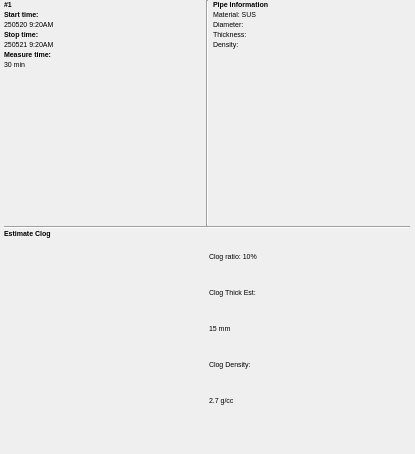
<?xml version="1.0" encoding="UTF-8"?>
<ui version="4.0">
 <class>EventDetailScreen</class>
 <widget class="QWidget" name="EventDetailScreen">
  <property name="geometry">
   <rect>
    <x>0</x>
    <y>0</y>
    <width>415</width>
    <height>454</height>
   </rect>
  </property>
  <property name="windowTitle">
   <string>Home Page</string>
  </property>
  <layout class="QVBoxLayout" name="mainLayout">
   <property name="spacing">
    <number>0</number>
   </property>
   <property name="leftMargin">
    <number>4</number>
   </property>
   <property name="topMargin">
    <number>0</number>
   </property>
   <property name="rightMargin">
    <number>5</number>
   </property>
   <property name="bottomMargin">
    <number>0</number>
   </property>
   <item>
    <layout class="QVBoxLayout" name="topSectionContainerWrapperLayout">
     <item>
      <layout class="QHBoxLayout" name="topSectionContainerLayout">
       <item>
        <layout class="QVBoxLayout" name="stateInfoLayout">
         <property name="spacing">
          <number>1</number>
         </property>
         <property name="sizeConstraint">
          <enum>QLayout::SetMinimumSize</enum>
         </property>
         <item>
          <widget class="QLabel" name="idLabel">
           <property name="font">
            <font>
             <pointsize>5</pointsize>
             <weight>75</weight>
             <bold>true</bold>
            </font>
           </property>
           <property name="text">
            <string>#1</string>
           </property>
          </widget>
         </item>
         <item>
          <widget class="QLabel" name="startTimeLabel">
           <property name="font">
            <font>
             <pointsize>5</pointsize>
             <weight>75</weight>
             <bold>true</bold>
            </font>
           </property>
           <property name="text">
            <string>Start time:</string>
           </property>
          </widget>
         </item>
         <item>
          <widget class="QLabel" name="startTimeValueLabel">
           <property name="font">
            <font>
             <pointsize>5</pointsize>
            </font>
           </property>
           <property name="text">
            <string>250520 9:20AM</string>
           </property>
          </widget>
         </item>
         <item>
          <widget class="QLabel" name="stopTimeLabel">
           <property name="font">
            <font>
             <pointsize>5</pointsize>
             <weight>75</weight>
             <bold>true</bold>
            </font>
           </property>
           <property name="text">
            <string>Stop time:</string>
           </property>
          </widget>
         </item>
         <item>
          <widget class="QLabel" name="stopTimeValueLabel">
           <property name="font">
            <font>
             <pointsize>5</pointsize>
            </font>
           </property>
           <property name="text">
            <string>250521 9:20AM</string>
           </property>
          </widget>
         </item>
         <item>
          <widget class="QLabel" name="measureTimeLabel">
           <property name="font">
            <font>
             <pointsize>5</pointsize>
             <weight>75</weight>
             <bold>true</bold>
            </font>
           </property>
           <property name="text">
            <string>Measure time:</string>
           </property>
          </widget>
         </item>
         <item>
          <widget class="QLabel" name="measureTimeValueLabel">
           <property name="font">
            <font>
             <pointsize>5</pointsize>
            </font>
           </property>
           <property name="text">
            <string>30 min</string>
           </property>
          </widget>
         </item>
         <item>
          <spacer name="verticalSpacer_1">
           <property name="orientation">
            <enum>Qt::Vertical</enum>
           </property>
           <property name="sizeHint" stdset="0">
            <size>
             <width>20</width>
             <height>40</height>
            </size>
           </property>
          </spacer>
         </item>
        </layout>
       </item>
       <item>
        <widget class="Line" name="verticalLine">
         <property name="orientation">
          <enum>Qt::Vertical</enum>
         </property>
        </widget>
       </item>
       <item>
        <layout class="QVBoxLayout" name="pipeInfoLayout">
         <property name="spacing">
          <number>1</number>
         </property>
         <property name="sizeConstraint">
          <enum>QLayout::SetMinimumSize</enum>
         </property>
         <property name="leftMargin">
          <number>4</number>
         </property>
         <item>
          <widget class="QLabel" name="pipeInfoLabel">
           <property name="font">
            <font>
             <pointsize>5</pointsize>
             <weight>75</weight>
             <bold>true</bold>
            </font>
           </property>
           <property name="text">
            <string>Pipe Information</string>
           </property>
          </widget>
         </item>
         <item>
          <widget class="QLabel" name="materialLabel">
           <property name="font">
            <font>
             <pointsize>5</pointsize>
            </font>
           </property>
           <property name="text">
            <string>Material: SUS</string>
           </property>
          </widget>
         </item>
         <item>
          <widget class="QLabel" name="diameterLabel">
           <property name="font">
            <font>
             <pointsize>5</pointsize>
            </font>
           </property>
           <property name="text">
            <string>Diameter:</string>
           </property>
          </widget>
         </item>
         <item>
          <widget class="QLabel" name="thicknessLabel">
           <property name="font">
            <font>
             <pointsize>5</pointsize>
            </font>
           </property>
           <property name="text">
            <string>Thickness:</string>
           </property>
          </widget>
         </item>
         <item>
          <widget class="QLabel" name="densityLabel">
           <property name="font">
            <font>
             <pointsize>5</pointsize>
            </font>
           </property>
           <property name="text">
            <string>Density:</string>
           </property>
          </widget>
         </item>
         <item>
          <spacer name="verticalSpacer_2">
           <property name="orientation">
            <enum>Qt::Vertical</enum>
           </property>
           <property name="sizeHint" stdset="0">
            <size>
             <width>20</width>
             <height>40</height>
            </size>
           </property>
          </spacer>
         </item>
        </layout>
       </item>
      </layout>
     </item>
    </layout>
   </item>
   <item>
    <widget class="Line" name="horizontalLine">
     <property name="orientation">
      <enum>Qt::Horizontal</enum>
     </property>
    </widget>
   </item>
   <item>
    <widget class="QWidget" name="bottomWidget" native="true">
     <layout class="QGridLayout" name="bottomSectionContainerLayout" rowstretch="0,0,0,0,1,0,0">
      <property name="leftMargin">
       <number>0</number>
      </property>
      <property name="topMargin">
       <number>0</number>
      </property>
      <property name="rightMargin">
       <number>0</number>
      </property>
      <property name="bottomMargin">
       <number>0</number>
      </property>
      <property name="horizontalSpacing">
       <number>4</number>
      </property>
      <property name="verticalSpacing">
       <number>0</number>
      </property>
      <item row="6" column="1">
       <spacer name="verticalSpacer_5">
        <property name="orientation">
         <enum>Qt::Vertical</enum>
        </property>
        <property name="sizeHint" stdset="0">
         <size>
          <width>20</width>
          <height>40</height>
         </size>
        </property>
       </spacer>
      </item>
      <item row="4" column="1">
       <widget class="QLabel" name="clogDensityLabel">
        <property name="sizePolicy">
         <sizepolicy hsizetype="Expanding" vsizetype="Preferred">
          <horstretch>1</horstretch>
          <verstretch>0</verstretch>
         </sizepolicy>
        </property>
        <property name="font">
         <font>
          <pointsize>5</pointsize>
         </font>
        </property>
        <property name="text">
         <string>Clog Density:</string>
        </property>
       </widget>
      </item>
      <item row="1" column="1">
       <widget class="QLabel" name="clogRatioLabel">
        <property name="sizePolicy">
         <sizepolicy hsizetype="Expanding" vsizetype="Preferred">
          <horstretch>1</horstretch>
          <verstretch>0</verstretch>
         </sizepolicy>
        </property>
        <property name="font">
         <font>
          <pointsize>5</pointsize>
         </font>
        </property>
        <property name="text">
         <string>Clog ratio: 10%</string>
        </property>
       </widget>
      </item>
      <item row="1" column="0" rowspan="6">
       <widget class="ConcentricCirclesWidget" name="circularGraphicWidget" native="true">
        <property name="sizePolicy">
         <sizepolicy hsizetype="Preferred" vsizetype="Expanding">
          <horstretch>0</horstretch>
          <verstretch>1</verstretch>
         </sizepolicy>
        </property>
        <property name="minimumSize">
         <size>
          <width>100</width>
          <height>100</height>
         </size>
        </property>
       </widget>
      </item>
      <item row="0" column="0">
       <widget class="QLabel" name="estimateClogLabel">
        <property name="sizePolicy">
         <sizepolicy hsizetype="Expanding" vsizetype="Preferred">
          <horstretch>1</horstretch>
          <verstretch>0</verstretch>
         </sizepolicy>
        </property>
        <property name="font">
         <font>
          <pointsize>5</pointsize>
          <weight>75</weight>
          <bold>true</bold>
         </font>
        </property>
        <property name="text">
         <string>Estimate Clog</string>
        </property>
       </widget>
      </item>
      <item row="2" column="1">
       <widget class="QLabel" name="clogThickEstLabel">
        <property name="sizePolicy">
         <sizepolicy hsizetype="Expanding" vsizetype="Preferred">
          <horstretch>1</horstretch>
          <verstretch>0</verstretch>
         </sizepolicy>
        </property>
        <property name="font">
         <font>
          <pointsize>5</pointsize>
         </font>
        </property>
        <property name="text">
         <string>Clog Thick Est:</string>
        </property>
       </widget>
      </item>
      <item row="3" column="1">
       <widget class="QLabel" name="clogThickEstValue">
        <property name="font">
         <font>
          <pointsize>5</pointsize>
         </font>
        </property>
        <property name="text">
         <string>15 mm</string>
        </property>
       </widget>
      </item>
      <item row="5" column="1">
       <widget class="QLabel" name="clogDensityValue">
        <property name="font">
         <font>
          <pointsize>5</pointsize>
         </font>
        </property>
        <property name="text">
         <string>2.7 g/cc</string>
        </property>
       </widget>
      </item>
     </layout>
    </widget>
   </item>
  </layout>
 </widget>
 <customwidgets>
  <customwidget>
   <class>ConcentricCirclesWidget</class>
   <extends>QWidget</extends>
   <header>widget/concentriccircleswidget.h</header>
  </customwidget>
 </customwidgets>
 <resources/>
 <connections/>
</ui>
